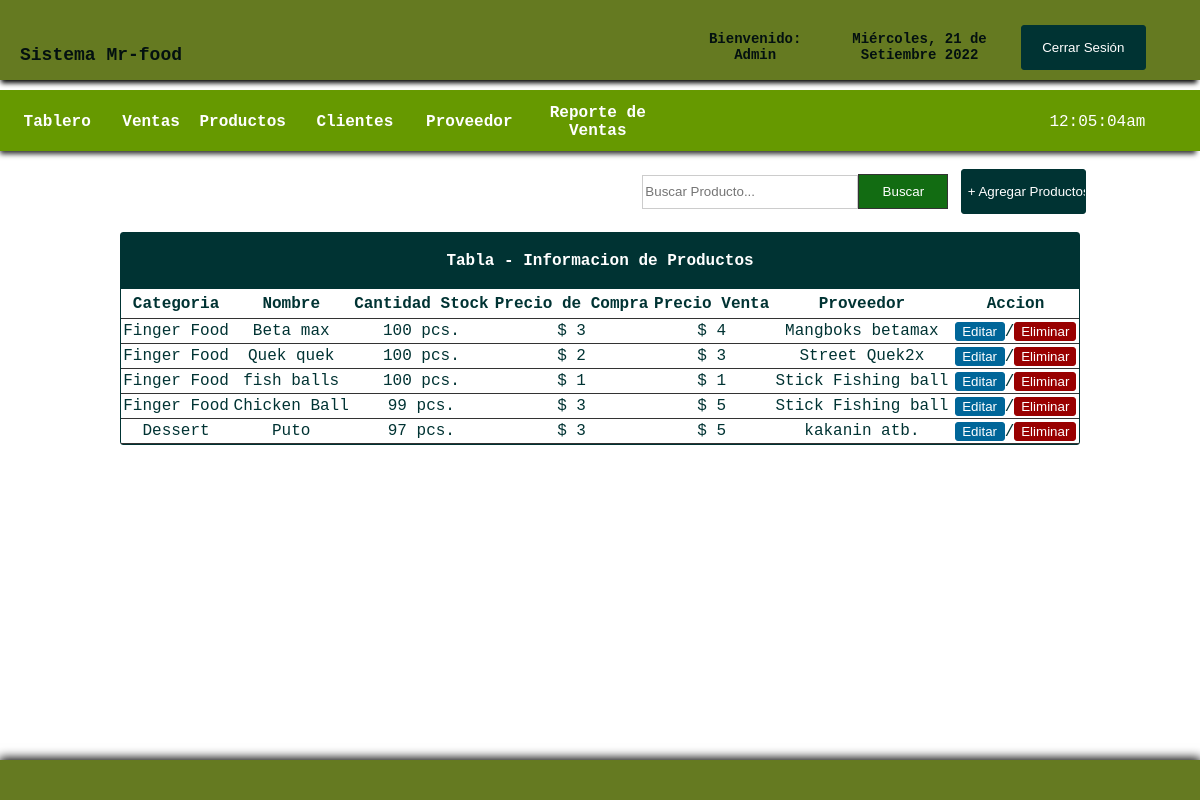
The page /products.php (signed in) on the database its author committed.
### tables this page shows
CREATE TABLE IF NOT EXISTS `products` (
  `id` int(11) NOT NULL AUTO_INCREMENT,
  `category` varchar(100) NOT NULL,
  `name` varchar(100) NOT NULL,
  `quantity` int(11) NOT NULL,
  `purchase` int(11) NOT NULL,
  `retail` int(11) NOT NULL,
  `supplier` varchar(100) NOT NULL,
  PRIMARY KEY (`id`,`category`)
);

### products.php (the view, shortened to what this page needs)
<!DOCTYPE html>
<head>
</head>
<link rel="stylesheet" type="text/css" href="css/css1.css">
<body>
<div id="container">
<div id="header">
<table cellspacing="0" width="100%" border="0" cellpadding="20px">
<tr>
	<td width="56%">
    <table width="41%" border="0" cellspacing="0" cellpadding="0">
	  <tr>
    <td width="80%" align="left"> <font size="12px"></font><span style="font-size: 18px;"><b> Sistema Mr-food </span></td>
	    </tr>
	  </table></td>
    <td style="font-size:14px;">
      <table width="93%" border="0" cellspacing="0" cellpadding="0">
        <tr>
        	<th scope="col">Bienvenido: <?php echo $_SESSION['access'];?></th>
          	<th scope="col"><?php
			include_once("date1.php");
			?></th>
          	<th scope="col" width="20px"><a href="logout.php">
            <input type="button" id="btnadd" value="Cerrar Sesión" align="middle" />
          	</a></th>
        </tr>
  </table></td>
    </tr>
</table>
</div>
<br><br><br><br><br>
<div id = "headnav">
<table width="100%" border="0" cellpadding="0" cellspacing="0">
<tr>
	<td width="669" height="62">
	<table width="669" border="0" cellspacing="0" cellpadding="0">
	  <tr>
	    <th width="90" height="56" scope="col"><a href="index.php">Tablero</a></th>
	    <th width="50" scope="col"><a href="sales.php">Ventas</a></th>
	    <th width="80" scope="col"><a href="products.php">Productos</a></th>
	    <th width="90" scope="col"><a href="customers.php">Clientes</a></th>
	    <th width="90" scope="col"><a href="supplier.php">Proveedor</a></th>
	    <th width="112" scope="col"><a href="salesreport.php">Reporte de Ventas</a></th>
	    </tr>
	  </table>
      </td>
      <td width="13">
      <table border="0" cellspacing="0" cellpadding="0">
      	<tr>
        	<td align="left" style="color:#FFF">
            <?php
			$date_time=date("h:i:sa");
			echo $date_time;
			?>
            </td>
        </tr>
      </table>
      </td>
</tr>
</table>
</div>
<br>
<table width="83%" border="0" align="center" cellpadding="0" cellspacing="0">
      <tr>
        <td width="741" align="right">
        <form action="result_products.php" method="get" ecntype="multipart/data-form">
        <input type="text" name="query" style="border:1px solid #CCC; color: #333; width:210px; height:30px;" placeholder="Buscar Producto..." /><input type="submit" id="btnsearch" value="Buscar" name="search" />
        </form>
        </td>
        <td width="131" height="37">
        <a href="javascript:void(0)" onclick="toggle_visibility('popup-box1')"><input type="button" id="btnadd" value="+ Agregar Productos" /></a>
        </td>
      </tr>
    </table></th>
  <br>
  <tr>
    <td>
    <table border="0" cellpadding="0" cellspacing="0" align="center" width="80%" style="border:1px solid #033; color:#033;">
     <tr>
     <th colspan="7" align="center" height="55px" style="border-bottom:1px solid #033; background: #033; color:#FFF;"> Tabla - Informacion de Productos	</th>
    </tr>
      <tr height="30px">
        <th style="border-bottom:1px solid #333;"> Categoria </th>
        <th style="border-bottom:1px solid #333;"> Nombre </th>
        <th style="border-bottom:1px solid #333;"> Cantidad Stock </th>
        <th style="border-bottom:1px solid #333;"> Precio de Compra </th>
        <th style="border-bottom:1px solid #333;"> Precio Venta </th>
        <th style="border-bottom:1px solid #333;"> Proveedor </th>
        <th style="border-bottom:1px solid #333;"> Accion </th>
      </tr>
       <?php
require('config.php');
$query="SELECT * FROM products";
$result=mysqli_query($db_link, $query);
while ($row=mysqli_fetch_array($result)){?>
      <tr align="center" style="height:25px">
      	<td style="border-bottom:1px solid #333;"> <?php echo $row['category']; ?> </td>
        <td style="border-bottom:1px solid #333;"> <?php echo $row['name']; ?> </td>
        <td style="border-bottom:1px solid #333;"> <?php echo $row['quantity']; ?> pcs. </td>
        <td style="border-bottom:1px solid #333;">$ <?php echo $row['purchase']; ?> </td>
        <td style="border-bottom:1px solid #333;">$ <?php echo $row['retail']; ?> </td>
        <td style="border-bottom:1px solid #333;"> <?php echo $row['supplier']; ?> </td>
        <td style="border-bottom:1px solid #333;">
        <a href="edit_item.php?id=<?php echo md5($row['id']);?>"><input type="button" value="Editar" style="width:50px; height:20; color:#FFF; background:#069; border:1px solid #069; border-radius:3px;"></a>/<a href="delete_item.php?id=<?php echo md5($row['id']);?>"><input type="button" value="Eliminar" style="width:15; height:20; color:#FFF; background: #900; border:1px solid #900; border-radius:3px;"></a>
        </td>
      </tr>
   <?php
}?>
    </table>
  </td>
  </tr>
<br><br><br>
<div id="footer">
<table border="0" cellpadding="15px" align="center"; style="size: 12px; font-family: 'Courier New', Courier, monospace; color: #FFF; font-size: 12px;">
<tr>
	<td>
    </td>
</tr>
</table>
</div>
</div>
</body>
</html>

### css/css1.css (style rules this page uses)
body { margin:0; font-size:16px; height:100%; margin:0; padding:0; background-color: #fff; -webkit-background-size: cover; -moz-background-size: cover; -o-background-size: cover; background-size: cover; }
#container { height:100px; width: auto; margin:0 auto; }
#header { box-shadow: -1px 5px 5px -2px #000; position:fixed; width:100%; height:80px; border-radius: 0px 0px 0px 0px; background: rgb(101, 122, 33); }
#footer { clear: both; background: rgb(101, 122, 33); height: 40px; width: 100%; position: fixed; left: 0px; bottom: 0px; text-align: center; box-shadow:0px -1px 10px 1px #000; }
#headnav { box-shadow: -2px 5px 5px -2px #333333; border-top:1px solid #690; padding:0px; clear:both; background: #690; height:60px; width:100%; }
#btnsearch { border:1px solid #333; background: rgb(18, 108, 18); height:35px; width:90px; color: #FFF; font-family:"Lucida Sans Unicode", "Lucida Grande", sans-serif; }
#btnadd { border:1px solid #033; background: #033; border-radius:3px; height:45px; width:125px; color: #FFF; font-family:"Lucida Sans Unicode", "Lucida Grande", sans-serif; }
a:link { color:#FFF; text-decoration: none; }
table { border-radius:3px; text-align: center; }

### rows shown on the page
products: category "Finger Food", name "Beta max", quantity "100", purchase "3", retail "4", supplier "Mangboks betamax"
products: category "Finger Food", name "Quek quek", quantity "100", purchase "2", retail "3", supplier "Street Quek2x"
products: category "Finger Food", name "fish balls", quantity "100", purchase "1", retail "1", supplier "Stick Fishing ball"
products: category "Finger Food", name "Chicken Ball", quantity "99", purchase "3", retail "5", supplier "Stick Fishing ball"
products: category "Dessert", name "Puto", quantity "97", purchase "3", retail "5", supplier "kakanin atb."

### other values the page prints
$_SESSION['access'] "Admin"
$dia "Miércoles"
$mes "Setiembre"
